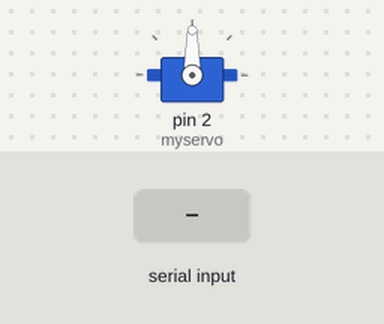
The sketch below on a simulated Arduino Uno, built with avr-gcc and run on an emulated ATmega328P. On the bench: servo. The inputs (shaded band) are chosen by the test bench. What the sketch prints to the serial monitor is not drawn.

Above: at 1.2 s.
1.3 s: "1" received over Serial
Timing chart, 0 to 4.3 s (numbered marks = the images above; inputs shaded):
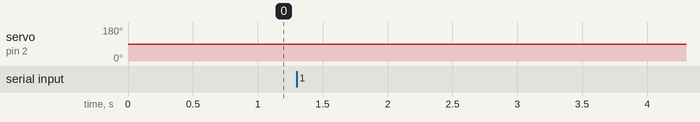

Measured:
- after the input at 1.3 s, servo on pin 2 (myservo): 90° → 89° at once

The sketch:

Servo_ContinuousMotor_Test.ino
```cpp
// Continuous server as a motor test
// uses the serial port for control  1-slower 2-faster

#include <Servo.h>

Servo myservo;  // create servo object to control a servo
// a maximum of eight servo objects can be created

int pos = 90;    // neurtral, motor or server should not move

void setup()
{
  // note: can specify pulse widths as second and third parameters for things like speed controllser talon speed controller. remove for defaults
  myservo.attach(2);  // D2 or chip pin 4

  // motor drive server connected to a TALON
  //myservo.attach(3, 1000, 2000); // TALON  // widths are in micro-seconds


  Serial.begin(9600);
  Serial.write("Welcome\nPress 1 for slower or 2 for faster. Press 3 to turn motor off.");
  Serial.println(myservo.read());

  myservo.write(pos);

  Serial.println(myservo.read());

}

void loop()
{
  // see if a character is available
  if (Serial.available() > 0) {
    int c = Serial.read();
    if (c == '1') {
      if (pos > 0)
        pos -= 1;
    }
    else if (c == '2') {
      if (pos < 180)
        pos += 1;
    }
    else if (c == '3') {
      pos = 90;  // turn off
    }

    myservo.write(pos);

    // display the value. Note: use print and not write. write is for binary data
    Serial.print("Position: ");
    Serial.println(pos, DEC);

    delay(15);
  }


}
```
